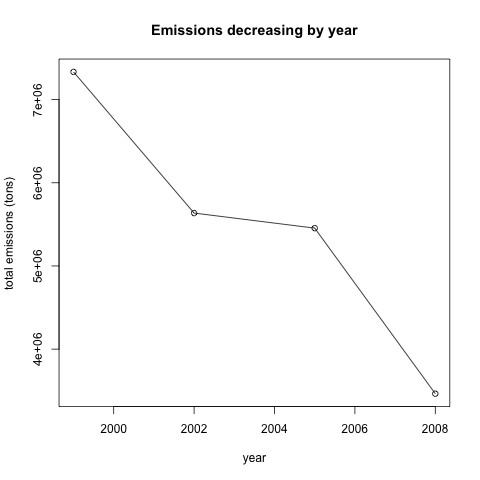

Write R code to recreate this figure.
# Question: Have total emissions from PM2.5 decreased in the United States from 1999 to 2008? 
# Using the base plotting system, make a plot showing the total PM2.5 emission from all sources
# for each of the years 1999, 2002, 2005, and 2008.
total_emissions_by_year = aggregate(NEI$Emissions, list(year=NEI$year), sum)

png(file="plot1.png",width=480,height=480)
with(total_emissions_by_year,plot(year,x,ylab="total emissions (tons)",main="Emissions decreasing by year"))
with(total_emissions_by_year,lines(year,x))
dev.off()
